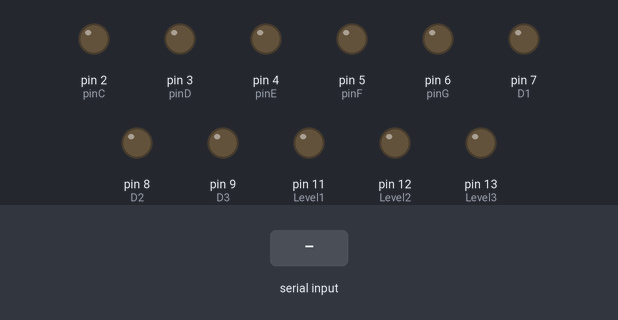
The sketch below on a simulated Arduino Mega 2560, built with avr-gcc and run on an emulated ATmega2560. Shown: output pins drawn as LEDs (lit = HIGH). The test bench sets the inputs (shaded band). Pins used as bus, display or sensor lines are not drawn.

Above: at 1.2 s.
1.3 s: "8" received over the second serial link
At 3.7 s:
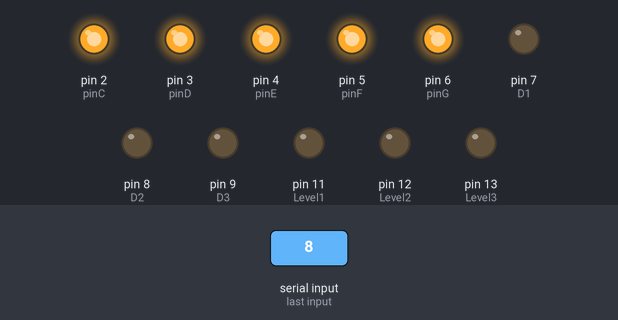
4.0 s: "1" received over the second serial link
At 4.9 s:
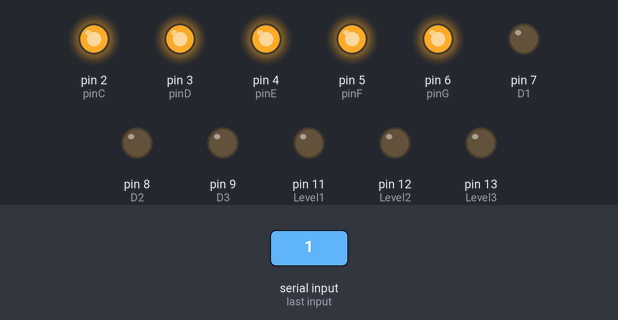
5.6 s: "2" received over the second serial link
At 6.0 s:
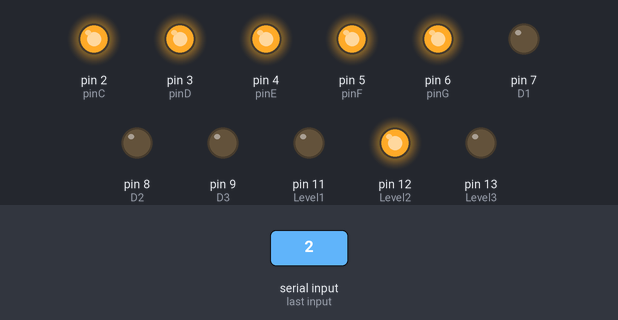
7.1 s: "3" received over the second serial link
At 7.8 s:
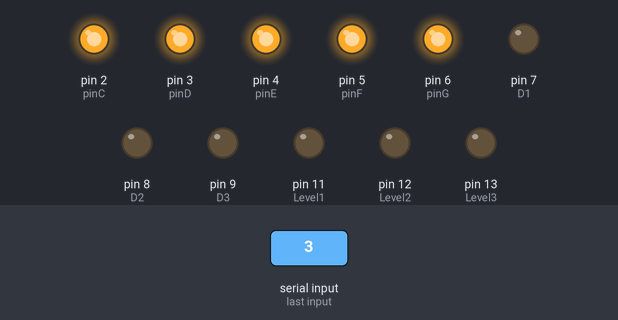
Timing chart, 0 to 9.6 s (numbered marks = the images above; inputs shaded):
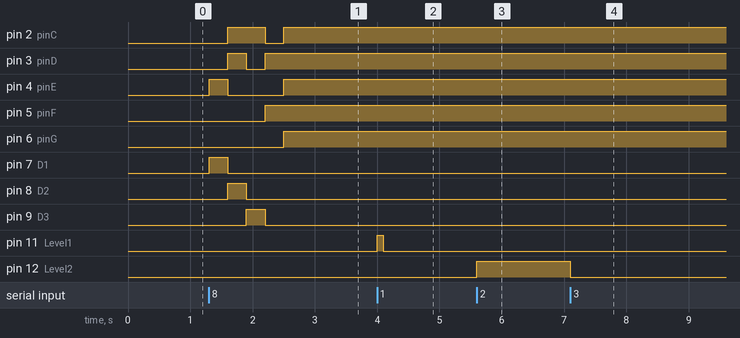

The sketch:

Receiver_FD.ino
```cpp
// RECEIVER BOARD
int Level1 = 11;        //INITIALISING RED LED PIN
int Level2 = 12;        //INITIALISING YELLOW LED PIN
int Level3 = 13;        //INITIALISING GREEN LED PIN
//int Level4 = 10;        //INITIALISING RED LED PIN
//int Level5 = 11;        //INITIALISING YELLOW LED PIN
//int Level6 = 12;        //INITIALISING GREEN LED PIN

int BUZZER = 8;      //INITIALISING BUZZER PIN
int pinA = 0;
int pinB = 1;
int pinC = 2;
int pinD = 3;
int pinE = 4;
int pinF = 5;
int pinG = 6;
int D1 = 7;
int D2 = 8;
int D3 = 9;
int D4 = 10;
char receive;                            //INITIALISING A MODE VARIABLE TO STORE MODE DATA COMING FROM TRANSMITTER

void setup()                          //SETTING UP/DECLARING OF ARDUINO PINS, EITHER OUTPUT OR INPUT AND SERIAL MONITORS
{
  pinMode(pinA, OUTPUT);
  pinMode(pinB, OUTPUT);
  pinMode(pinC, OUTPUT);
  pinMode(pinD, OUTPUT);
  pinMode(pinE, OUTPUT);
  pinMode(pinF, OUTPUT);
  pinMode(pinG, OUTPUT);
  pinMode(D1, OUTPUT);
  pinMode(D2, OUTPUT);
  pinMode(D3, OUTPUT);
  pinMode(D4, OUTPUT);


  pinMode(Level1, OUTPUT);              //DECLARE RED LED PIN AS OUTPUT PIN
  pinMode(Level2, OUTPUT);              //DECLARE YELLOW LED PIN AS OUTPUT PIN
  pinMode(Level3, OUTPUT);              //DECLARE GREEN LED PIN AS OUTPUT PIN
//  pinMode(Level4, OUTPUT);
//  pinMode(Level5, OUTPUT);              //DECLARE GREEN LED PIN AS OUTPUT PIN
//  pinMode(Level6, OUTPUT);
  Serial.begin(9600);                 //INITIALISE SERIAL MONITOR OF RECEIVER BOARD TO TRANSMIT CODE TO THE BOARD
  Serial1.begin(9600);
  while (!Serial1);//DECLARE BUZZER PIN AS OUTPUT PIN
}

void loop()                           //STARTING ARDUINO LOOP
{                                     //LOOP STARTS

  while(Serial1.available())           //CHECKS IF THERE IS ANY VALUE FROM THE ZIGBEE CHANNEL
  {
    receive = Serial1.read();              //READS THE ZIGBEE CHANNEL VALUE AND STORES THEM IN THE "Mode" VARIABLE
  digitalWrite(D4, HIGH);
   if(receive=='1')                    //IF ZIGBEE CHANNEL IS READ AS 'R'
      {                               //REGULAR MODE STARTS
        //YELLOW LED IS OFF
      digitalWrite(Level1, HIGH);
      digitalWrite(Level2, LOW);
      digitalWrite(Level3, LOW);
        delay(100);
        digitalWrite(Level1, LOW);

      }                               //REGULAR MODE ENDS

      else if(receive=='2')                    //IF ZIGBEE CHANNEL IS READ AS 'R'
      {                               //REGULAR MODE STARTS
        //YELLOW LED IS OFF
      digitalWrite(Level1, LOW);
      digitalWrite(Level2, HIGH);
      digitalWrite(Level3, LOW);

      }

      else if(receive=='3')                    //IF ZIGBEE CHANNEL IS READ AS 'R'
      {                               //REGULAR MODE STARTS
        //YELLOW LED IS OFF
      digitalWrite(Level1, LOW);
      digitalWrite(Level2, LOW);
      digitalWrite(Level3, HIGH);
            delay(50);
      digitalWrite(Level3, LOW);


      }

    if(receive=='8')                    //IF ZIGBEE CHANNEL IS READ AS 'R'
      {
  digitalWrite(D1, HIGH);
  digitalWrite(D2, LOW);
  digitalWrite(D3, LOW);
  digitalWrite(D4, LOW);
  //0
  digitalWrite(pinA, LOW);
  digitalWrite(pinB, HIGH);
  digitalWrite(pinC, LOW);
  digitalWrite(pinD, LOW);
  digitalWrite(pinE, HIGH);
  digitalWrite(pinF, LOW);
  digitalWrite(pinG, LOW);
  delay(300);               // wait for a second

  digitalWrite(D1, LOW);
  digitalWrite(D2, HIGH);
  digitalWrite(D3, LOW);
  digitalWrite(D4, LOW);
  //1
  digitalWrite(pinA, LOW);
  digitalWrite(pinB, LOW);
  digitalWrite(pinC, HIGH);
  digitalWrite(pinD, HIGH);
  digitalWrite(pinE, LOW);
  digitalWrite(pinF, LOW);
  digitalWrite(pinG, LOW);
  delay(300);               // wait for a second

  digitalWrite(D1, LOW);
  digitalWrite(D2, LOW);
  digitalWrite(D3, HIGH);
  digitalWrite(D4, LOW);
  //2
  digitalWrite(pinA, LOW);
  digitalWrite(pinB, HIGH);
  digitalWrite(pinC, HIGH);
  digitalWrite(pinD, LOW);
  digitalWrite(pinE, LOW);
  digitalWrite(pinF, LOW);
  digitalWrite(pinG, LOW);
  delay(300);               // wait for a second

  digitalWrite(D1, LOW);
  digitalWrite(D2, LOW);
  digitalWrite(D3, LOW);
  digitalWrite(D4, HIGH);
  //3
  digitalWrite(pinA, HIGH);
  digitalWrite(pinB, HIGH);
  digitalWrite(pinC, LOW);
  digitalWrite(pinD, HIGH);
  digitalWrite(pinE, LOW);
  digitalWrite(pinF, HIGH);
  digitalWrite(pinG, LOW);
  delay(300);               // wait for a second
  digitalWrite(pinC, HIGH);
  digitalWrite(pinE, HIGH);
  digitalWrite(pinG, HIGH);
  digitalWrite(D1, LOW);
  digitalWrite(D2, LOW);
  digitalWrite(D3, LOW);
  digitalWrite(D4, LOW);
      }
  }
}
//MAIN LOOP ENDS
```

Measured:
- after the input at 1.3 s, pin 2 (pinC): LOW → HIGH after 0.30 s, → LOW 0.60 s later, → HIGH 0.30 s later; pin 3 (pinD): LOW → HIGH after 0.30 s, → LOW 0.30 s later, → HIGH 0.30 s later; pin 4 (pinE): LOW → HIGH at once, → LOW 0.30 s later, → HIGH 0.90 s later; pin 5 (pinF): LOW → HIGH after 0.90 s; pin 6 (pinG): LOW → HIGH after 1.2 s
- after the input at 4.0 s, pin 11 (Level1): LOW → HIGH at once, → LOW 0.10 s later
- after the input at 5.6 s, pin 12 (Level2): LOW → HIGH at once
- after the input at 7.1 s, pin 12 (Level2): HIGH → LOW at once; pin 13 (Level3): LOW → HIGH at once, → LOW 0.05 s later
